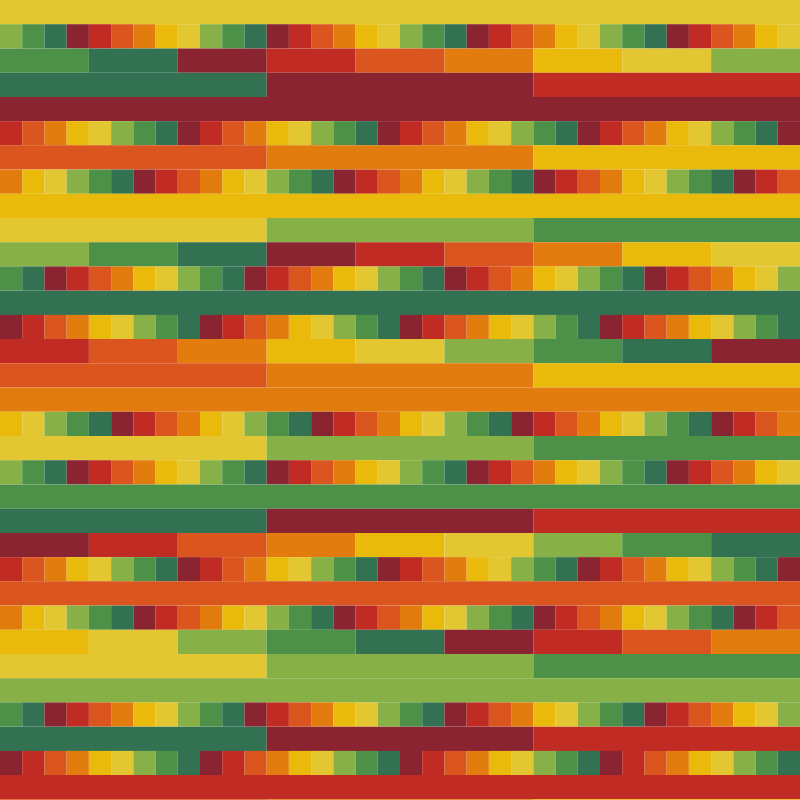
Frame 1 (no input)
Frame 60 (no input): identical to frame 1, image omitted
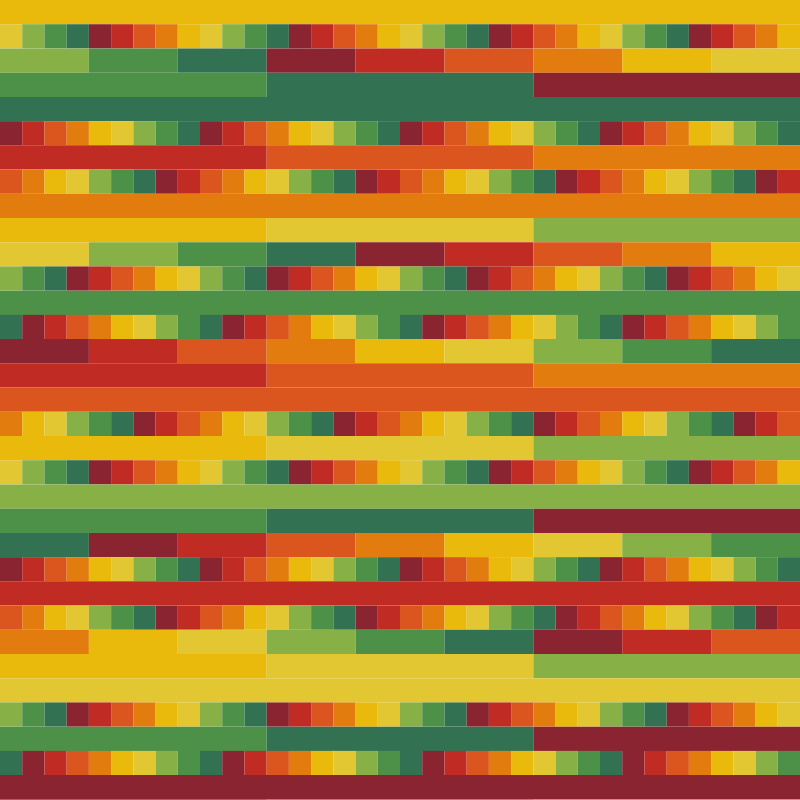
Frame 120 (the mouse pressed at the canvas centre since frame 60)

The p5.js sketch that drew these frames (run headless with seeded random() and noise() and a simulated clock; from frame 60 on, the mouse is pressed at the canvas centre):

// p5.js sketch
// ── sketch.js
//genuary day 24, geometric art
//insp Horst Bartnig, German painter

let colors = [];
let numRows, numColors, rowHeight

function setup() {
  createCanvas(800, 800);
  // createCanvas(windowWidth, windowHeight);

  
  colors = [color(226, 199, 51), color(135, 177, 70), color(77, 144, 71), color(50, 114, 83), color(138, 36, 48), color(192, 43, 35), color(219, 85, 30), color(227, 124, 14), color(233, 185, 11)];
  numColors = colors.length;
  numRows = 36;
  rowHeight = height/numRows + 2;
  noStroke();
}

function draw() {
  background(255);

  let w = width/numColors;

  for(let i = 0; i < numRows; i++){
    // fill(colors[i % numColors]);
    // rect(0, i * rowHeight, width, rowHeight); 

    let numCols;

    if(i % 4 == 0){
      numCols = 1;
    } else if(i % 3 == 0){
      numCols = 3;
    } else if(i % 2 == 0) {
      numCols = numColors;
    } else {
      numCols = numRows; //make it square! 
    }
    
    for(let j = 0; j < numCols; j++){
      let w = width/numCols;
      fill(colors[j % numColors]);
      rect(j * w, i * rowHeight, w, rowHeight); 
    }

    let last = colors.shift();
    colors.push(last);
  }

  if(frameCount % 100 == 0){
    // colors = shuffle(colors);
    let last = colors.pop();
    colors.unshift(last);
  }
}

function windowResized() {
  // resizeCanvas(windowWidth, windowHeight);
}
